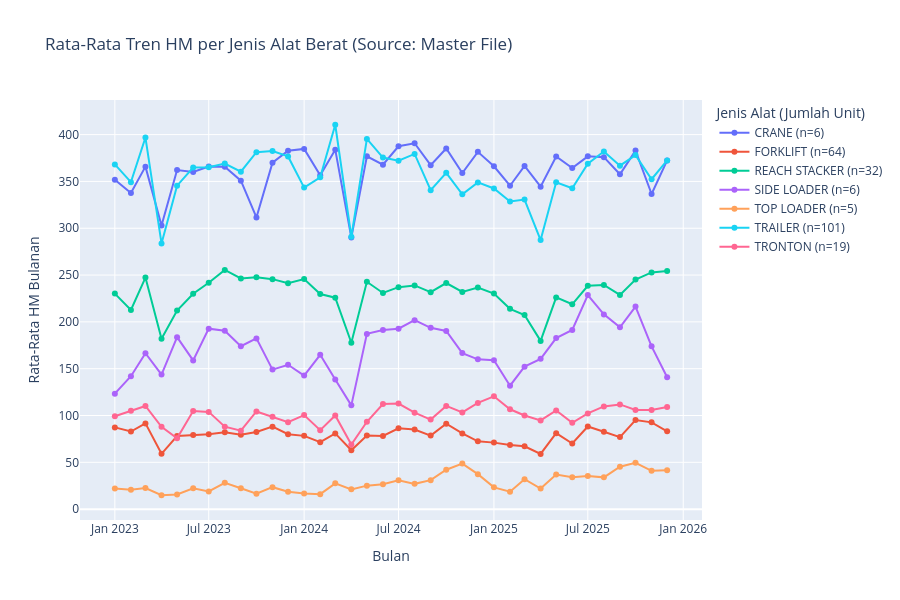

Write notebook code for a chart like this one.
### Markdown cell above
### Tren HM per Jenis Alat Berat

### Code cell
fig = px.line(df_type_trend, x='TAHUN_BULAN', y='Delta_HM', color='TYPE_LABEL', 
              title='Rata-Rata Tren HM per Jenis Alat Berat (Source: Master File)',
              labels={'TAHUN_BULAN': 'Bulan', 'Delta_HM': 'Rata-Rata HM Bulanan', 'TYPE_LABEL': 'Jenis Alat'},
              markers=True)

fig.update_layout(height=600, legend_title_text='Jenis Alat (Jumlah Unit)')
fig.show()

### Figure 1 — Plotly figure (JSON) as saved in the notebook; plotly's stock layout.template omitted (floating-point values rounded to 4 significant figures)
{"data": [{"hovertemplate": "Jenis Alat=CRANE (n=6)<br>Bulan=%{x}<br>Rata-Rata HM Bulanan=%{y}<extra></extra>", "legendgroup": "CRANE (n=6)", "line": {"color": "#636efa", "dash": "solid"}, "marker": {"symbol": "circle"}, "mode": "lines+markers", "name": "CRANE (n=6)", "orientation": "v", "showlegend": true, "type": "scatter", "x": ["2023-01", "2023-02", "2023-03", "2023-04", "2023-05", "2023-06", "2023-07", "2023-08", "2023-09", "2023-10", "2023-11", "2023-12", "2024-01", "2024-02", "2024-03", "2024-04", "2024-05", "2024-06", "2024-07", "2024-08", "2024-09", "2024-10", "2024-11", "2024-12", "2025-01", "2025-02", "2025-03", "2025-04", "2025-05", "2025-06", "2025-07", "2025-08", "2025-09", "2025-10", "2025-11", "2025-12"], "xaxis": "x", "y": [351.9, 337.6, 365.8, 303.0, 362.2, 360.2, 365.9, 365.8, 350.8, 311.6, 370.1, 382.8, 384.7, 356.7, 383.9, 290.1, 376.8, 367.9, 387.5, 390.8, 367.3, 385.2, 358.9, 381.6, 366.2, 345.4, 366.6, 344.4, 376.7, 364.4, 376.8, 375.9, 357.7, 382.9, 336.6, 372.5], "yaxis": "y"}, {"hovertemplate": "Jenis Alat=FORKLIFT (n=64)<br>Bulan=%{x}<br>Rata-Rata HM Bulanan=%{y}<extra></extra>", "legendgroup": "FORKLIFT (n=64)", "line": {"color": "#EF553B", "dash": "solid"}, "marker": {"symbol": "circle"}, "mode": "lines+markers", "name": "FORKLIFT (n=64)", "orientation": "v", "showlegend": true, "type": "scatter", "x": ["2023-01", "2023-02", "2023-03", "2023-04", "2023-05", "2023-06", "2023-07", "2023-08", "2023-09", "2023-10", "2023-11", "2023-12", "2024-01", "2024-02", "2024-03", "2024-04", "2024-05", "2024-06", "2024-07", "2024-08", "2024-09", "2024-10", "2024-11", "2024-12", "2025-01", "2025-02", "2025-03", "2025-04", "2025-05", "2025-06", "2025-07", "2025-08", "2025-09", "2025-10", "2025-11", "2025-12"], "xaxis": "x", "y": [87.3, 82.86, 91.57, 59.05, 78.05, 79.15, 79.95, 82.07, 79.4, 82.47, 88.08, 79.95, 78.24, 71.47, 80.85, 62.89, 78.52, 78.09, 86.32, 84.94, 78.55, 91.32, 80.84, 72.4, 71.04, 68.59, 67.08, 58.92, 81.14, 70.12, 88.29, 82.57, 76.9, 95.17, 92.66, 83.15], "yaxis": "y"}, {"hovertemplate": "Jenis Alat=REACH STACKER (n=32)<br>Bulan=%{x}<br>Rata-Rata HM Bulanan=%{y}<extra></extra>", "legendgroup": "REACH STACKER (n=32)", "line": {"color": "#00cc96", "dash": "solid"}, "marker": {"symbol": "circle"}, "mode": "lines+markers", "name": "REACH STACKER (n=32)", "orientation": "v", "showlegend": true, "type": "scatter", "x": ["2023-01", "2023-02", "2023-03", "2023-04", "2023-05", "2023-06", "2023-07", "2023-08", "2023-09", "2023-10", "2023-11", "2023-12", "2024-01", "2024-02", "2024-03", "2024-04", "2024-05", "2024-06", "2024-07", "2024-08", "2024-09", "2024-10", "2024-11", "2024-12", "2025-01", "2025-02", "2025-03", "2025-04", "2025-05", "2025-06", "2025-07", "2025-08", "2025-09", "2025-10", "2025-11", "2025-12"], "xaxis": "x", "y": [230.2, 212.7, 247.3, 182.1, 212.1, 230.0, 241.8, 255.5, 246.4, 247.6, 245.6, 241.4, 245.8, 229.7, 225.9, 177.7, 242.8, 230.9, 237.1, 238.9, 231.8, 241.5, 232.0, 236.6, 230.3, 213.9, 207.2, 179.7, 226.1, 218.8, 238.5, 239.5, 228.8, 245.2, 252.9, 254.4], "yaxis": "y"}, {"hovertemplate": "Jenis Alat=SIDE LOADER (n=6)<br>Bulan=%{x}<br>Rata-Rata HM Bulanan=%{y}<extra></extra>", "legendgroup": "SIDE LOADER (n=6)", "line": {"color": "#ab63fa", "dash": "solid"}, "marker": {"symbol": "circle"}, "mode": "lines+markers", "name": "SIDE LOADER (n=6)", "orientation": "v", "showlegend": true, "type": "scatter", "x": ["2023-01", "2023-02", "2023-03", "2023-04", "2023-05", "2023-06", "2023-07", "2023-08", "2023-09", "2023-10", "2023-11", "2023-12", "2024-01", "2024-02", "2024-03", "2024-04", "2024-05", "2024-06", "2024-07", "2024-08", "2024-09", "2024-10", "2024-11", "2024-12", "2025-01", "2025-02", "2025-03", "2025-04", "2025-05", "2025-06", "2025-07", "2025-08", "2025-09", "2025-10", "2025-11", "2025-12"], "xaxis": "x", "y": [123.3, 142.0, 166.5, 143.7, 183.7, 158.8, 192.8, 190.5, 174.0, 182.3, 149.0, 154.2, 142.7, 164.8, 138.5, 110.8, 187.2, 191.3, 192.7, 201.8, 193.7, 190.3, 166.7, 160.0, 159.0, 131.8, 152.2, 160.5, 182.7, 191.3, 228.7, 208.0, 194.2, 216.3, 173.8, 140.8], "yaxis": "y"}, {"hovertemplate": "Jenis Alat=TOP LOADER (n=5)<br>Bulan=%{x}<br>Rata-Rata HM Bulanan=%{y}<extra></extra>", "legendgroup": "TOP LOADER (n=5)", "line": {"color": "#FFA15A", "dash": "solid"}, "marker": {"symbol": "circle"}, "mode": "lines+markers", "name": "TOP LOADER (n=5)", "orientation": "v", "showlegend": true, "type": "scatter", "x": ["2023-01", "2023-02", "2023-03", "2023-04", "2023-05", "2023-06", "2023-07", "2023-08", "2023-09", "2023-10", "2023-11", "2023-12", "2024-01", "2024-02", "2024-03", "2024-04", "2024-05", "2024-06", "2024-07", "2024-08", "2024-09", "2024-10", "2024-11", "2024-12", "2025-01", "2025-02", "2025-03", "2025-04", "2025-05", "2025-06", "2025-07", "2025-08", "2025-09", "2025-10", "2025-11", "2025-12"], "xaxis": "x", "y": [21.98, 20.82, 22.44, 14.82, 15.7, 22.18, 18.86, 28.1, 22.28, 16.42, 23.44, 18.56, 16.64, 16.02, 27.52, 21.12, 25.1, 26.64, 30.94, 27.0, 30.9, 42.08, 48.64, 37.34, 23.24, 18.68, 31.94, 21.94, 36.9, 34.08, 35.4, 33.92, 45.3, 49.46, 40.94, 41.6], "yaxis": "y"}, {"hovertemplate": "Jenis Alat=TRAILER (n=101)<br>Bulan=%{x}<br>Rata-Rata HM Bulanan=%{y}<extra></extra>", "legendgroup": "TRAILER (n=101)", "line": {"color": "#19d3f3", "dash": "solid"}, "marker": {"symbol": "circle"}, "mode": "lines+markers", "name": "TRAILER (n=101)", "orientation": "v", "showlegend": true, "type": "scatter", "x": ["2023-01", "2023-02", "2023-03", "2023-04", "2023-05", "2023-06", "2023-07", "2023-08", "2023-09", "2023-10", "2023-11", "2023-12", "2024-01", "2024-02", "2024-03", "2024-04", "2024-05", "2024-06", "2024-07", "2024-08", "2024-09", "2024-10", "2024-11", "2024-12", "2025-01", "2025-02", "2025-03", "2025-04", "2025-05", "2025-06", "2025-07", "2025-08", "2025-09", "2025-10", "2025-11", "2025-12"], "xaxis": "x", "y": [368.2, 349.2, 396.9, 283.8, 345.5, 364.8, 365.1, 369.1, 360.4, 381.3, 382.5, 376.7, 343.4, 354.5, 410.5, 291.0, 395.4, 375.5, 372.1, 379.4, 340.7, 359.2, 336.2, 349.0, 342.5, 328.5, 330.6, 287.4, 349.2, 342.7, 369.0, 382.0, 366.8, 378.1, 352.3, 372.5], "yaxis": "y"}, {"hovertemplate": "Jenis Alat=TRONTON (n=19)<br>Bulan=%{x}<br>Rata-Rata HM Bulanan=%{y}<extra></extra>", "legendgroup": "TRONTON (n=19)", "line": {"color": "#FF6692", "dash": "solid"}, "marker": {"symbol": "circle"}, "mode": "lines+markers", "name": "TRONTON (n=19)", "orientation": "v", "showlegend": true, "type": "scatter", "x": ["2023-01", "2023-02", "2023-03", "2023-04", "2023-05", "2023-06", "2023-07", "2023-08", "2023-09", "2023-10", "2023-11", "2023-12", "2024-01", "2024-02", "2024-03", "2024-04", "2024-05", "2024-06", "2024-07", "2024-08", "2024-09", "2024-10", "2024-11", "2024-12", "2025-01", "2025-02", "2025-03", "2025-04", "2025-05", "2025-06", "2025-07", "2025-08", "2025-09", "2025-10", "2025-11", "2025-12"], "xaxis": "x", "y": [99.19, 105.2, 110.1, 87.85, 75.67, 104.8, 103.9, 88.08, 83.76, 104.3, 98.72, 92.89, 100.4, 84.35, 99.99, 69.03, 93.29, 112.3, 112.7, 103.0, 95.63, 110.2, 103.2, 113.4, 120.5, 106.6, 99.95, 94.79, 105.5, 92.21, 102.2, 109.7, 111.8, 105.8, 106.0, 109.0], "yaxis": "y"}], "layout": {"height": 600, "legend": {"title": {"text": "Jenis Alat (Jumlah Unit)"}, "tracegroupgap": 0}, "title": {"text": "Rata-Rata Tren HM per Jenis Alat Berat (Source: Master File)"}, "xaxis": {"anchor": "y", "domain": [0, 1], "title": {"text": "Bulan"}}, "yaxis": {"anchor": "x", "domain": [0, 1], "title": {"text": "Rata-Rata HM Bulanan"}}}}
